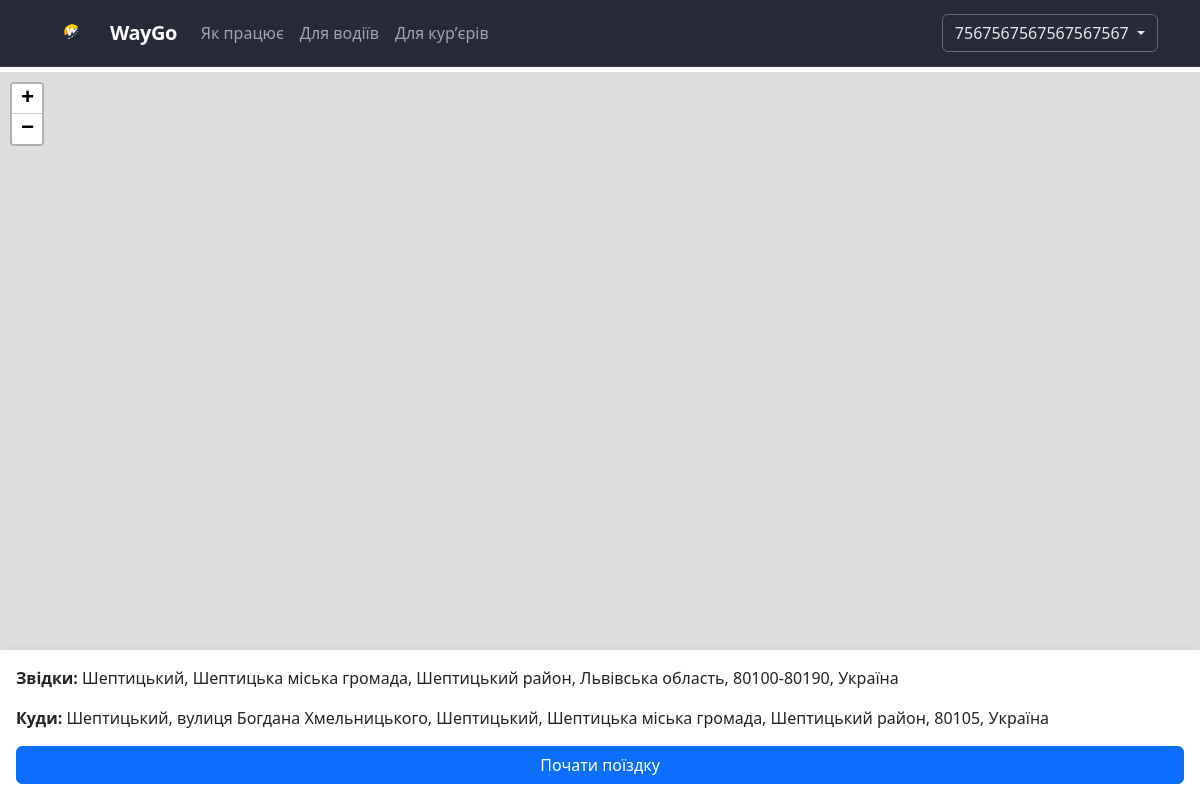
Page /drivers/dashboard/ (signed in) on the committed database.
### users/models.py (models this page shows, shortened)
class User(AbstractUser):
    ROLE_CHOICE = (
        ("client", "Client"),
        ("driver", "Driver"),
        ("courier", "Courier"),
    )
    phone = models.CharField(max_length=20, unique=True)
    role = models.CharField(max_length=30,choices=ROLE_CHOICE,default="client")

### orders/models.py (models this page shows, shortened)
class TaxiOrder(models.Model):
    STATUS_CHOICES = (
        ("searching", "Пошук водія"),
        ("accepted", "Accepted"),
        ("on_the_way", "В дорозі"),
        ("arrived", "Прибув"),
        ("completed", "Завершено"),
        ("cancelled", "Скасовано"),
    )
    client = models.ForeignKey(settings.AUTH_USER_MODEL,on_delete=models.CASCADE,related_name="taxi_orders")
    driver = models.ForeignKey(Driver,on_delete=models.SET_NULL,null=True,blank=True,related_name="orders")
    comment = models.TextField(blank=True,null=True)
    price = models.DecimalField(max_digits=8,decimal_places=2,blank=True,null=True)
    pickup_address = models.CharField(max_length=255)
    destination_address = models.CharField(max_length=255)
    city = models.CharField(max_length=100)
    status = models.CharField(max_length=20,choices=STATUS_CHOICES,default="searching")
    create_at = models.DateTimeField(auto_now_add=True)

### drivers/views.py (the view)
# urls.py: path("dashboard/",views.driver_dashboard , name="driver-dashboard"),
def driver_dashboard(request):
    if not hasattr(request.user, "driver"):
        return HttpResponseForbidden("Ви не є водієм")
    driver = request.user.driver
    active_order = TaxiOrder.objects.filter(
        driver=driver,
        status__in=["accepted", "on_the_way", "arrived"]
    ).first()
    if active_order:
        return render(request,"drivers/active_order.html",{"order":active_order,"driver":driver})
    orders  = TaxiOrder.objects.filter(
        status="searching",
        city__iexact=driver.city
    )
    return render(request,"drivers/dashboard.html",{"orders":orders,"driver":driver})

### templates/drivers/active_order.html (shortened to what this page needs)
{% extends "base.html" %}
{% load static %}
{% block content %}
<div class="container-fluid p-0">
    <div id="map" style="height: 80vh;"></div>
    <div class="p-3 bg-white shadow fixed-bottom">
        <p><b>Звідки:</b> {{ order.pickup_address }}</p>
        <p><b>Куди:</b> {{ order.destination_address }}</p>
        {% if order.status == "accepted" %}
            <a href="{% url 'order_on_the_way' %}" class="btn btn-primary w-100">
                Почати поїздку
            </a>
        {% elif order.status == "on_the_way" %}
            <a href="{% url 'order_arrived' %}" class="btn btn-warning w-100">
                Я прибув
            </a>
        {% elif order.status == "arrived" %}
            <a href="{% url 'order_complete' %}" class="btn btn-success w-100">
                Завершити поїздку
            </a>
        {% endif %}
    </div>
</div>
<link rel="stylesheet" href="https://unpkg.com/leaflet/dist/leaflet.css" />
<link rel="stylesheet" href="https://unpkg.com/leaflet-routing-machine/dist/leaflet-routing-machine.css" />
p();
{% endblock %}

### templates/base.html (shortened to what this page needs)
<!DOCTYPE html>
<html lang="en">
<head>
    {% load static %}
    <link href="https://cdn.jsdelivr.net/npm/bootstrap@5.3.3/dist/css/bootstrap.min.css" rel="stylesheet">
    <link rel="stylesheet" href="{% static 'core/style.css' %}">
</head>
<body>
  <nav class="navbar navbar-expand-lg navbar-dark fixed-top">
      <div class="container">
        <a href="{% url 'home' %}" class="navbar-brand fw-bold d-flex align-items-center">
          <img src="{% static 'img/logo.png' %}" height="40" class="me-2">
          WayGo
        </a>
        <div class="collapse navbar-collapse" id="mainNavbar">
          <ul class="navbar-nav me-auto mb-2 mb-lg-0">
            <li class="nav-item">
              <a href="#how" class="nav-link">Як працює</a>
            </li>
            <li class="nav-item">
              <a href="#drivers" class="nav-link">Для водіїв</a>
            </li>
            <li class="nav-item">
              <a href="#couriers" class="nav-link">Для курʼєрів</a>
            </li>
          </ul>
          <div class="d-flex align-items-center gap-2">
            {% if user.is_authenticated %}
              <div class="dropdown">
                <button class="btn btn-outline-light dropdown-toggle"
                        data-bs-toggle="dropdown">
                  {{ user.username|default:"Користувач" }}
                </button>
              </div>
            {% else %}
              <a href="{% url 'login' %}" class="btn btn-outline-light">Увійти</a>
              <a href="{% url 'register' %}" class="btn btn-warning">Зареєструватися</a>
            {% endif %}
          </div>
        </div>
      </div>
    </nav>
<main>
    {% block content %}
    {% endblock %}
</main>
</body>
</html>

### static/core/style.css (style rules this page uses)
body { margin-top: 72px; }
.navbar { background: rgba(2, 6, 23, 0.85) !important; border-bottom: 1px solid rgba(255,255,255,0.06); backdrop-filter: blur(8px); }
.navbar-brand { font-weight: 700; letter-spacing: -0.5px; }
.navbar-brand img { border-radius: 8px; }
.navbar .nav-link { color: #9ca3af !important; font-weight: 500; }
.navbar .btn-outline-light { border-color: rgba(255,255,255,0.3); color: #e5e7eb; }

### rows in the picture
User: username "7567567567567567567"
TaxiOrder: pickup_address "Шептицький, Шептицька міська громада, Шептицький район, Львівська область, 80100-80190, Україна", destination_address "Шептицький, вулиця Богдана Хмельницького, Шептицький, Шептицька міська громада, Шептицький район, 80105, Україна"
